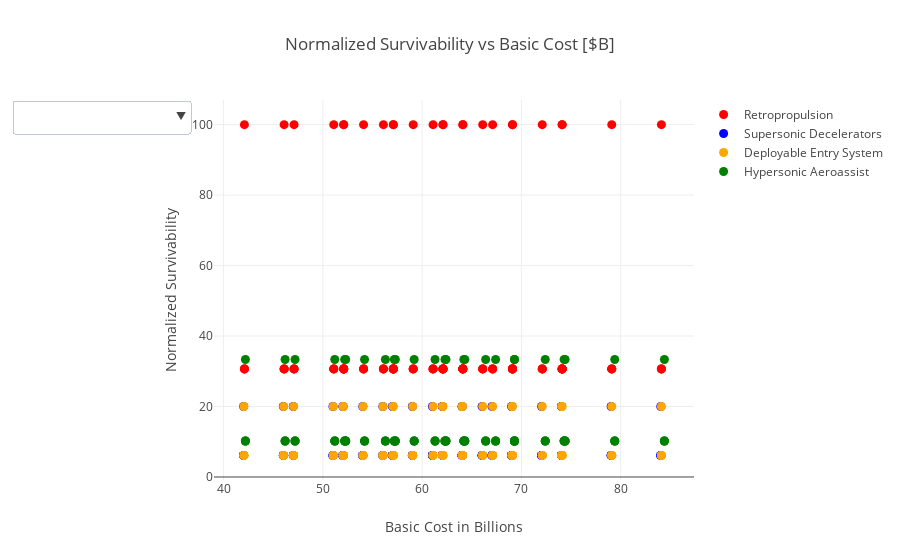

The cell this chart's notebook holds for it:
### Code cell
data = []
colors = ['red','blue','orange','green','black']
edl_options = list(set(df_4['EDL'].values))
for i in range(len(landing_locs)):
    new_df = df_4[df_4['EDL'] == edl_options[i]]
    
    text_list = []
    for index, row in new_df.iterrows():
        num_crew = row['Number of Crew']
        exp_score = row['Normalized Exploration Score [%]']
        landing_loc = row['Landing Location']
        
        text = ('Number of Crew ' + str(num_crew) + '<br>'
                + 'Norm Exploration Score ' + str(exp_score) +'<br>'
                + 'Landing Location ' + landing_loc+'<br>'
                + "Index " + str(index))
        text_list.append(text)

    new_df['Text'] = text_list
    
    new_data = go.Scatter(x=list(new_df['Basic Cost [$B]'].values),
                          y=list(new_df['Normalized Survivability Metric [%]']),
                          mode = 'markers',
                          marker=dict(
                              size = 9,
                              color=colors[i],
                              colorscale='Viridis',
                              showscale=False),
                          text = new_df['Text'],
                          name = str(edl_options[i])
                         )
    data.append(new_data)
# data
updatemenus = list([
    dict(active=-1,
         buttons=list([   
            dict(label = 'Hypersonic Aeroassist',
                 method = 'update',
                 args = [{'visible': [False, False, False, True]},
                         {'title': 'Hypersonic Aeroassist',
                          'annotations': []}]),
            dict(label = 'Supersonic Decelerators',
                 method = 'update',
                 args = [{'visible': [False, True, False, False]},
                         {'title': 'Supersonic Decelerators',
                          'annotations': []}]),
            dict(label = 'Retropropulsion',
                 method = 'update',
                 args = [{'visible': [True, False, False, False]},
                         {'title': 'Retropropulsion',
                          'annotations': []}]),
             dict(label = 'Deployable Entry',
                  method = 'update',
                  args = [{'visible': [False, False, True, False]},
                          {'title': 'Deployable Entry',
                           'annotations': []}]),
             dict(label = 'All EDL Options',
                  method = 'update',
                  args = [{'visible': [True, True, True, True]},
                          {'title': 'All EDL Options',
                           'annotations': []}])
        ]),
    )
])

layout = dict(title='Normalized Survivability vs Basic Cost [$B]', showlegend=True,
              updatemenus=updatemenus,xaxis = {'title': 'Basic Cost in Billions'},
             yaxis = {'title': 'Normalized Survivability'})
fig = dict(data=data, layout=layout)
iplot(fig)
